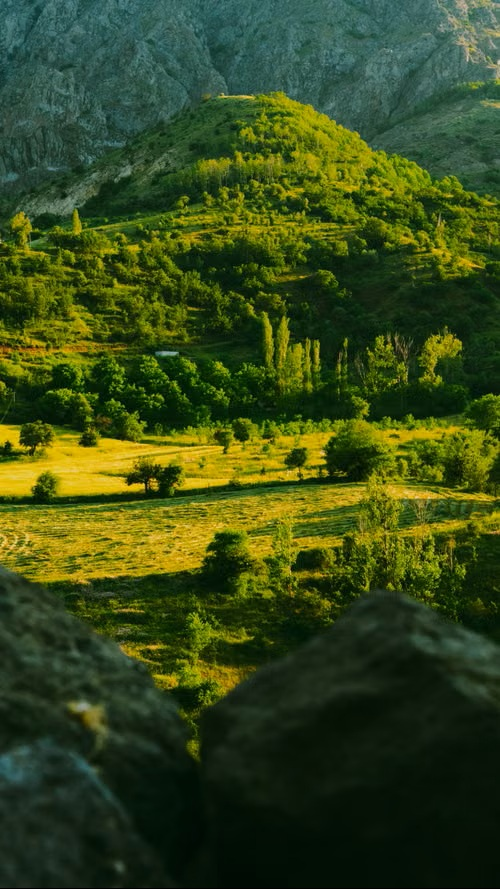
#> input picture Day25/input_images/document.jpg, 500 x 889 px; its folder holds only this picture in this run
$ python document_enhancement.py
#> lines starting #> are read from the running program, lines starting #| are printed output that depends on the picture; after the words box and inside, x2 and y2 are one past the last pixel; in counts of white or black regions, pixels touching at a corner belong together
#> further down, img is the input picture: shape (889, 500, 3); mean B, G, R 25.9, 72.6, 55.4

import cv2
import numpy as np
import os

# Get the current script location
base_folder = os.path.dirname(os.path.abspath(__file__))

# Input and output folders
input_folder = os.path.join(base_folder, "..", "input_images")
output_folder = os.path.join(base_folder, "..", "output_images")

# Create output folder if it does not exist
os.makedirs(output_folder, exist_ok=True)

# Arrange four document corners in correct order
def order_points(points):

    rect = np.zeros((4, 2), dtype="float32")

    total = points.sum(axis=1)
    rect[0] = points[np.argmin(total)]
    rect[2] = points[np.argmax(total)]

    diff = np.diff(points, axis=1)
    rect[1] = points[np.argmin(diff)]
    rect[3] = points[np.argmax(diff)]

    return rect


# Correct document perspective
def correct_perspective(img):

    gray = cv2.cvtColor(img, cv2.COLOR_BGR2GRAY)
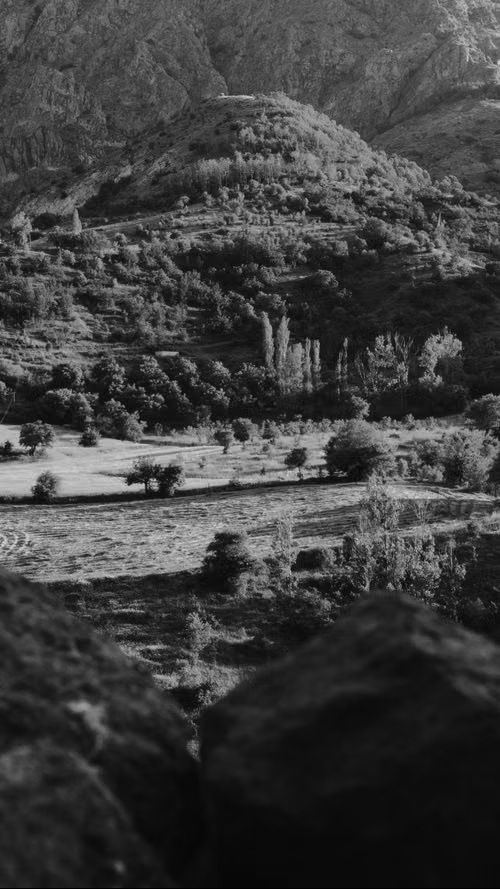
#> gray: shape (889, 500); min 1, max 217, mean 62.1

    edges = cv2.Canny(gray, 50, 150)
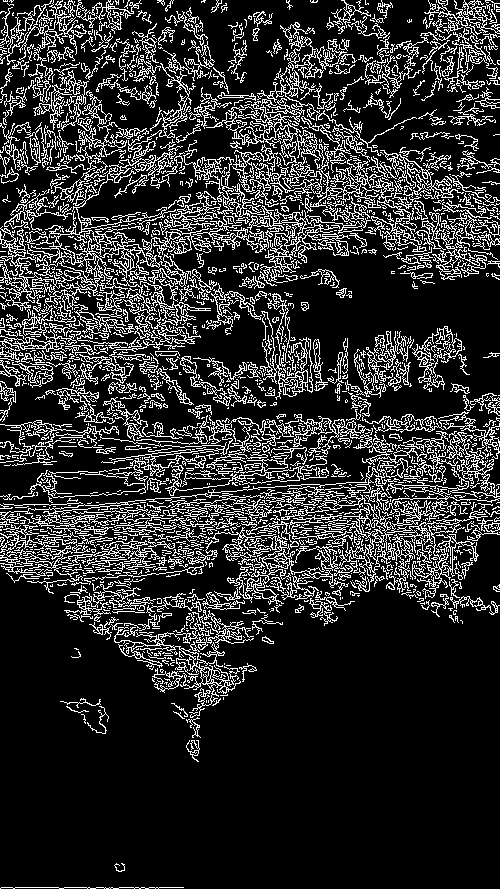
#> edges: shape (889, 500); 17.9% white in thin lines or dots

    contours, _ = cv2.findContours(
        edges,
        cv2.RETR_LIST,
        cv2.CHAIN_APPROX_SIMPLE
    )
#> contours = 3500 contours, 2931 with area under 20; largest, box (x1, y1, x2, y2) and area: (0, 139, 191, 339) 6474, (183, 153, 371, 283) 2614, (206, 67, 417, 207) 2103, (328, 488, 500, 592) 1760, (114, 610, 254, 718) 1074

    contours = sorted(
        contours,
        key=cv2.contourArea,
        reverse=True
    )

    for contour in contours[:10]:

        perimeter = cv2.arcLength(contour, True)

        approx = cv2.approxPolyDP(
            contour,
            0.02 * perimeter,
            True
        )

        if len(approx) == 4:

            points = approx.reshape(4, 2)
            points = order_points(points)

            top_left, top_right, bottom_right, bottom_left = points

            width = int(max(
                np.linalg.norm(bottom_right - bottom_left),
                np.linalg.norm(top_right - top_left)
            ))

            height = int(max(
                np.linalg.norm(top_right - bottom_right),
                np.linalg.norm(top_left - bottom_left)
            ))

            if width < 2 or height < 2:
                break

            new_points = np.float32([
                [0, 0],
                [width - 1, 0],
                [width - 1, height - 1],
                [0, height - 1]
            ])

            matrix = cv2.getPerspectiveTransform(
                points, new_points
            )

            corrected = cv2.warpPerspective(
                img, matrix, (width, height)
            )

            return corrected
#> this loop made 8 passes
#> (perimeter, approx, total in order_points, diff in order_points, width, height) on pass 8: (2580.7, [[281, 519], [411, 450], [499, 492], [382, 435]], [800, 861, 991, 817], [238, 39, -7, 53], 219, 0)
#> (perimeter, approx) on passes 1 to 6: (6470.3, [[182, 146], [0, 282]]), (3546.1, [[183, 155], [270, 281], [370, 220]]), (4078.8, [[416, 118], [206, 127], [271, 206]]), (2857, [[339, 565], [499, 498]]), (3132.6, [[118, 627], [190, 717], [253, 638]]), (1368.1, [[372, 444], [209, 415]])

    # If corners are not detected, keep original image
    return img


# Enhance document
def enhance_document(img):

    # Convert to grayscale
    gray = cv2.cvtColor(img, cv2.COLOR_BGR2GRAY)

    # Reduce noise
    denoised = cv2.bilateralFilter(gray, 9, 75, 75)

    # Improve contrast
    clahe = cv2.createCLAHE(
        clipLimit=2.0,
        tileGridSize=(8, 8)
    )

    contrast = clahe.apply(denoised)
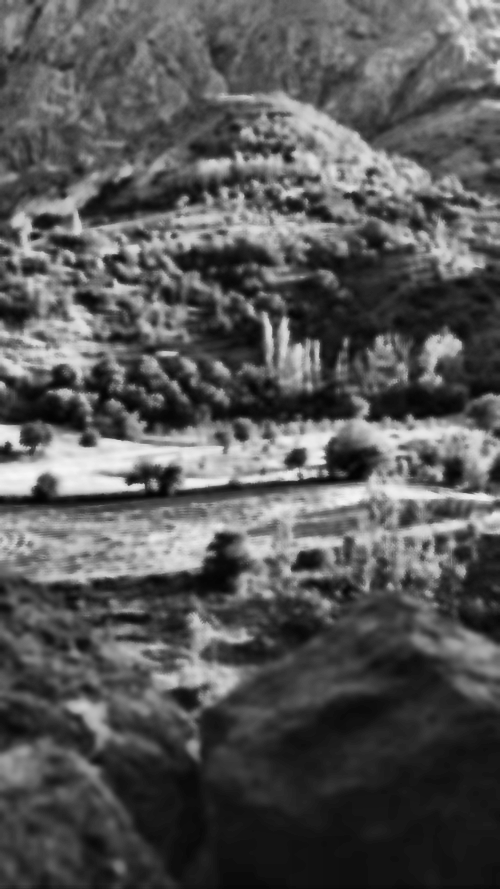
#> contrast: shape (889, 500); min 3, max 246, mean 86.5

    # Improve brightness
    bright = cv2.convertScaleAbs(
        contrast, alpha=1.1, beta=10
    )
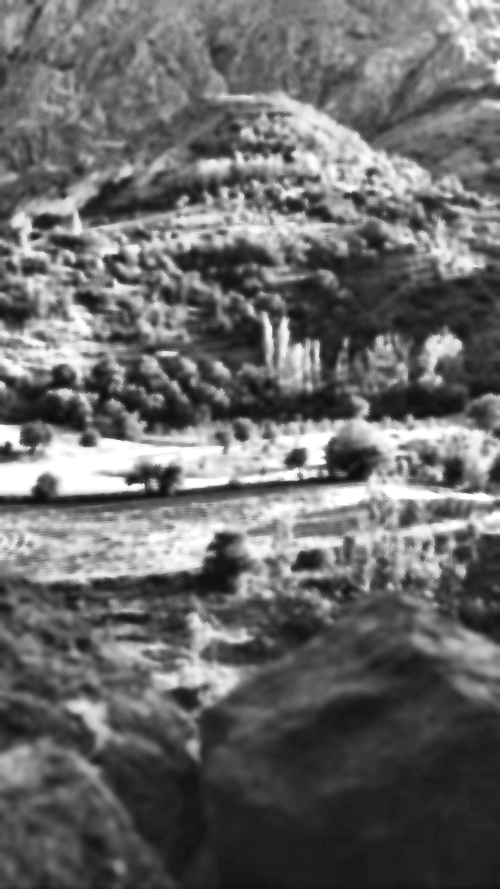
#> bright: shape (889, 500); min 13, max 255, mean 105

    # Sharpen image
    kernel = np.array([
        [0, -1, 0],
        [-1, 5, -1],
        [0, -1, 0]
    ])

    sharp = cv2.filter2D(bright, -1, kernel)

    return sharp


# Process all document images
if not os.path.exists(input_folder):
    print("Input folder not found:", input_folder)
    exit()

print("Input folder found!")
print("Output folder:", output_folder)
for filename in os.listdir(input_folder):

    if filename.lower().endswith(
        (".jpg", ".jpeg", ".png")
    ):

        image_path = os.path.join(input_folder, filename)

        img = cv2.imread(image_path)

        if img is None:
            print("Could not read:", filename)
            continue

        # Step 1: Perspective correction
        corrected = correct_perspective(img)

        # Step 2: Save corrected image
        corrected_path = os.path.join(
            output_folder, "corrected_" + filename
        )

        cv2.imwrite(corrected_path, corrected)

        # Step 3: Enhance document
        enhanced = enhance_document(corrected)

        # Step 4: Save final image
        enhanced_path = os.path.join(
            output_folder, "enhanced_" + filename
        )

        cv2.imwrite(enhanced_path, enhanced)

        print("Processed:", filename)

print("All images processed successfully!")

$ run again, on Day25/input_images/tilted_document.jpg
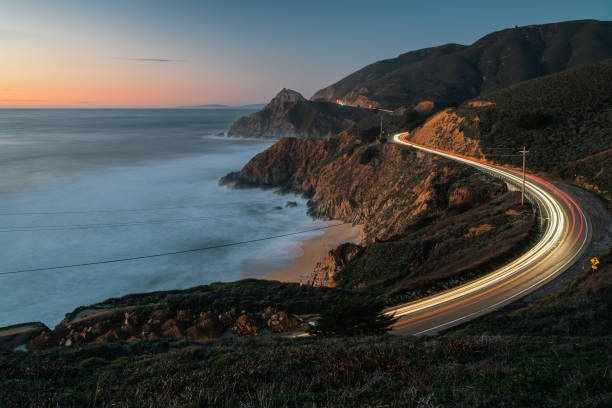
#> input picture Day25/input_images/tilted_document.jpg, 612 x 408 px
#> img is the input picture: shape (408, 612, 3); mean B, G, R 78.1, 78, 73.5
#> in correct_perspective, `edges = cv2.Canny(gray, 50, 150)`:
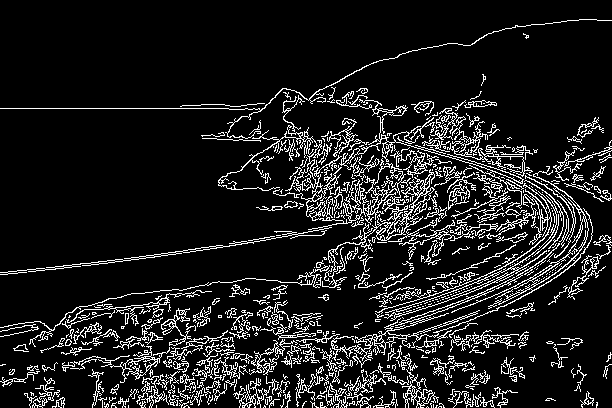
#> edges: shape (408, 612); 11.5% white in thin lines or dots
#> contours = 1184 contours, 1001 with area under 20; largest, box (x1, y1, x2, y2) and area: (331, 166, 593, 368) 1890, (218, 125, 402, 230) 1312, (322, 169, 435, 288) 1132, (531, 218, 589, 285) 530, (339, 99, 524, 209) 410
#> the loop in correct_perspective, `for contour in contours[:10]: ` made 5 passes
#> (perimeter, approx, total in order_points, diff in order_points, width, height, new_points) on pass 5: (1600.4, [[359, 99], [341, 165], [385, 138], [521, 207]], [458, 506, 523, 728], [-260, -176, -247, -314], 194, 68, [[0, 0], [193, 0], [193, 67], [0, 67]])
#> in enhance_document, `bright = cv2.convertScaleAbs( contrast, alpha=1.1, beta=10 )`:
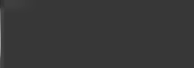
#> bright: shape (68, 194); min 46, max 155, mean 55.6
